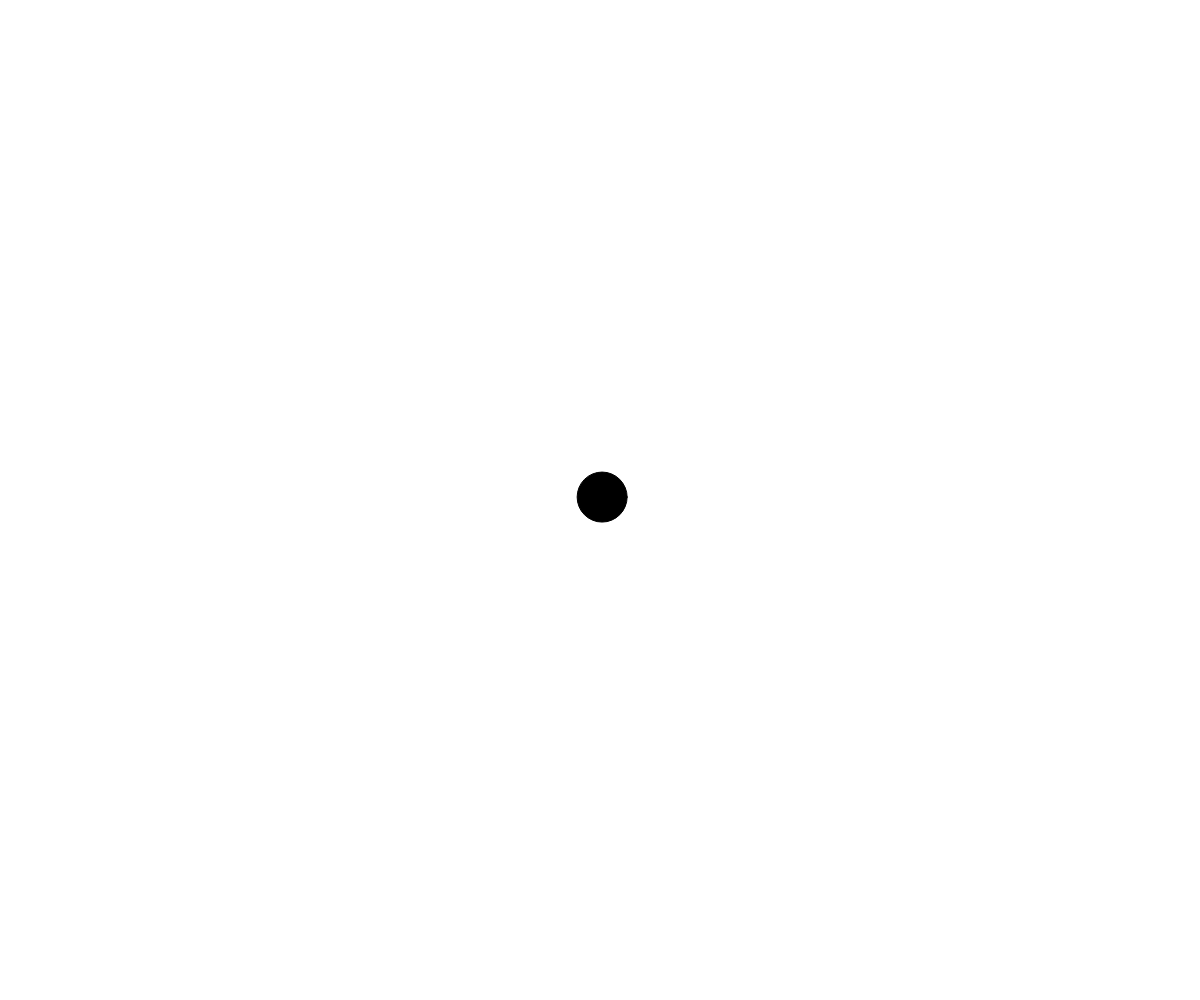
Frame 1 (no input)
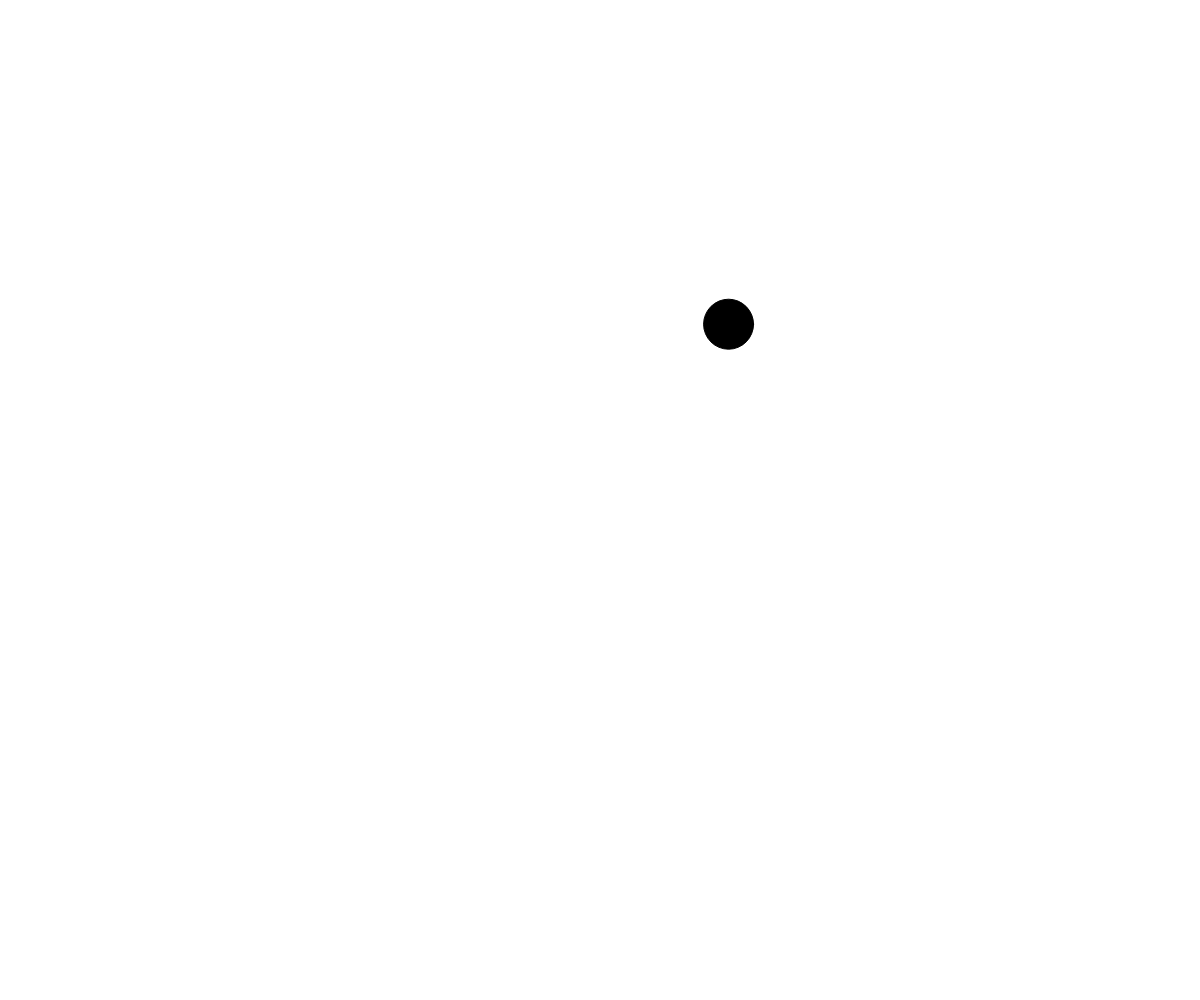
Frame 60 (no input)
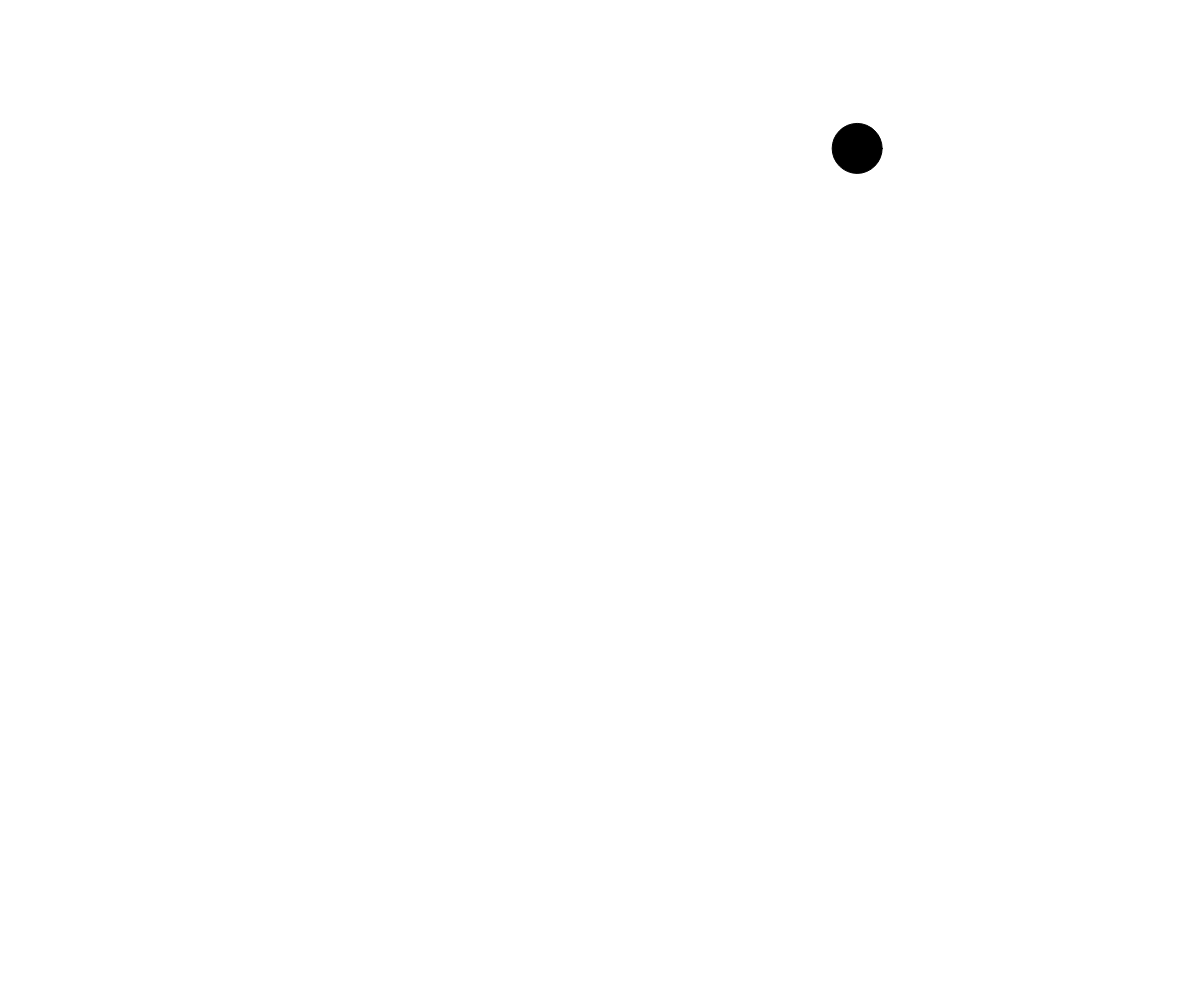
Frame 120 (the mouse pressed at the canvas centre since frame 60)

The p5.js sketch that drew these frames (run headless with seeded random() and noise() and a simulated clock; from frame 60 on, the mouse is pressed at the canvas centre):

// p5.js sketch
// ── sketch.js
// Bouncing Ball
// Tyndall Johnston
// October 22nd

let ball;

function setup() {
  createCanvas(windowWidth, windowHeight);
  ball = {
    x: width/2,
    y: height/2,
    radius: 25,
    dx: random(-5, 5),
    dy: random(-5,5),
  };
}

function draw() {
  background(255);
  ball.x += ball.dx;
  ball.y += ball.dy;
  if (ball.x > width - ball.radius || ball.x < 0 + ball.radius){
    ball.dx *= -1;
  }
  if (ball.y > height - ball.radius || ball.y < 0 + ball.radius){
    ball.dy *= -1;
  }

  fill(0);
  ellipse(ball.x,ball.y,ball.radius*2,ball.radius*2);
}
